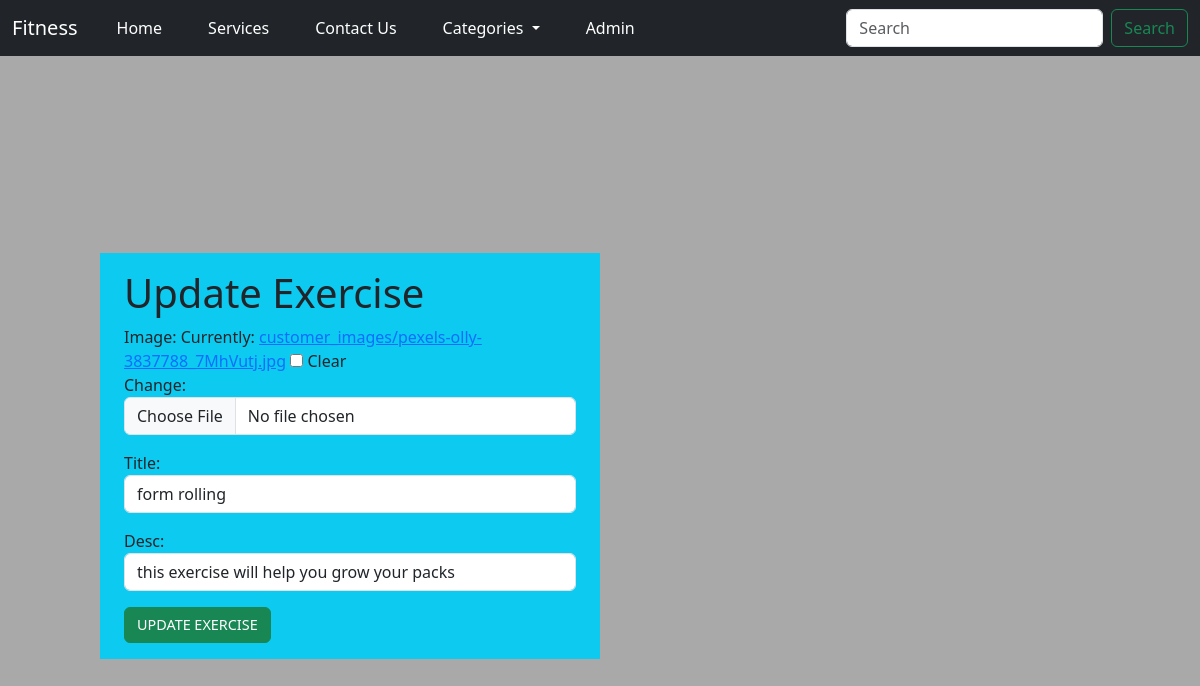
/update/24/, run on the app's committed database.
### fitness/models.py (models this page shows, shortened)
class Exercise(models.Model):
    image = models.ImageField(upload_to='customer_images/', blank=True)
    title = models.CharField(max_length=20)
    desc = models.CharField(max_length=60)

### fitness/views.py (the view)
# urls.py: path('update/<int:id>/', views.update, name='update')
def update(request,id):
    exercise = get_object_or_404(Exercise, id=id)
    if request.method == 'POST':
        form = ExerciseForm(request.POST, request.FILES, instance=exercise)
        if form.is_valid():
            form.save()
            if 'image' in request.FILES:
                file_name = os.path.basename(request.FILES['image'].name)
                messages.success(request, f'Exercise updated successfully! {file_name} uploaded')
            else:
                messages.error(request, 'Exercise details updated successfully')
            return redirect('admin_services')
        else:
            messages.error(request, 'Please confirm your changes')
    else:
        form = ExerciseForm(instance=exercise)
    return render(request, 'update.html',{'form':form,'customer':exercise})

### fitness/forms.py
class ExerciseForm(forms.ModelForm):
    class Meta:
        model = Exercise
        fields = '__all__'
        widgets = {
            'title': forms.TextInput(attrs={'class': 'form-control', 'placeholder': 'Enter your title'}),
            'desc': forms.TextInput(attrs={'class': 'form-control', 'placeholder': 'Enter your Description'}),
            'image': forms.ClearableFileInput(attrs={
                'class': 'form-control',
                'accept': 'images/*',
                'title': 'Upload your image here'})
        }

### fitness/templates/update.html (shortened to what this page needs)
{% extends 'base.html' %}
{% load static %}
{% block body %}
   <div class="row">
       <div class="col-md-6 bg-info py-3 px-4">
           <h1>Update Exercise</h1>
            <form action="" method="POST" enctype="multipart/form-data">
    {{ form.as_p }}
    <button type="submit" class="btn btn-success"> UPDATE EXERCISE</button>
    </form>
       </div>
   </div>
{% endblock body %}

### fitness/static/css/style.css (style rules this page uses)
* { margin: 0; padding: 0; box-sizing: border-box; }
body { font-family: Arial, sans-serif; line-height: 1.6; background-color: #e61414; }

### fitness/templates/base.html (style rules this page uses)
html, body { height: 100%; margin: 0; background-color: darkgray; }
.row { display: flex; justify-content: center; align-items: center; height: 100vh; }
.col-md-6 { width: 100%; max-width: 500px; }
.btn-success { padding: 6px 12px; font-size: 0.9rem; width: auto; }

### data on the page
Exercise: title "form rolling", desc "this exercise will help you grow your packs"
